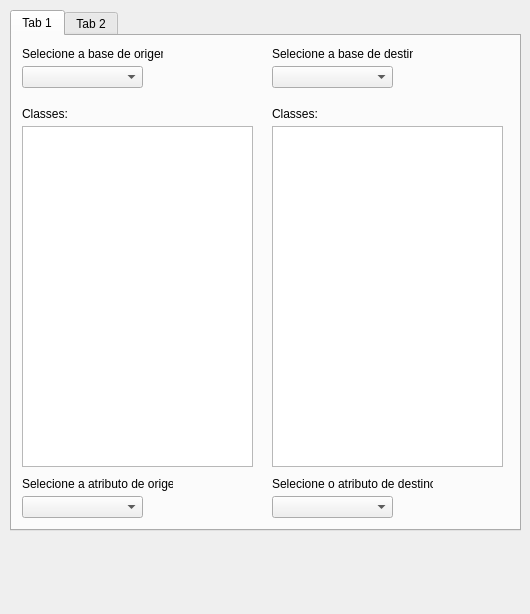
<?xml version="1.0" encoding="UTF-8"?>
<ui version="4.0">
 <class>EDGVConverterDialogBase</class>
 <widget class="QDialog" name="EDGVConverterDialogBase">
  <property name="geometry">
   <rect>
    <x>0</x>
    <y>0</y>
    <width>530</width>
    <height>614</height>
   </rect>
  </property>
  <property name="windowTitle">
   <string>EDGV Converter</string>
  </property>
  <widget class="QTabWidget" name="tabWidget">
   <property name="geometry">
    <rect>
     <x>10</x>
     <y>10</y>
     <width>511</width>
     <height>521</height>
    </rect>
   </property>
   <widget class="QWidget" name="tab">
    <attribute name="title">
     <string>Tab 1</string>
    </attribute>
    <widget class="QListView" name="listView">
     <property name="geometry">
      <rect>
       <x>10</x>
       <y>90</y>
       <width>231</width>
       <height>341</height>
      </rect>
     </property>
    </widget>
    <widget class="QComboBox" name="comboBox">
     <property name="geometry">
      <rect>
       <x>10</x>
       <y>30</y>
       <width>121</width>
       <height>22</height>
      </rect>
     </property>
    </widget>
    <widget class="QComboBox" name="comboBox_2">
     <property name="geometry">
      <rect>
       <x>260</x>
       <y>30</y>
       <width>121</width>
       <height>22</height>
      </rect>
     </property>
    </widget>
    <widget class="QListView" name="listView_2">
     <property name="geometry">
      <rect>
       <x>260</x>
       <y>90</y>
       <width>231</width>
       <height>341</height>
      </rect>
     </property>
    </widget>
    <widget class="QLabel" name="label">
     <property name="geometry">
      <rect>
       <x>10</x>
       <y>10</y>
       <width>141</width>
       <height>16</height>
      </rect>
     </property>
     <property name="text">
      <string>Selecione a base de origem:</string>
     </property>
    </widget>
    <widget class="QLabel" name="label_2">
     <property name="geometry">
      <rect>
       <x>260</x>
       <y>10</y>
       <width>141</width>
       <height>16</height>
      </rect>
     </property>
     <property name="text">
      <string>Selecione a base de destino:</string>
     </property>
    </widget>
    <widget class="QLabel" name="label_3">
     <property name="geometry">
      <rect>
       <x>260</x>
       <y>70</y>
       <width>141</width>
       <height>16</height>
      </rect>
     </property>
     <property name="text">
      <string>Classes:</string>
     </property>
    </widget>
    <widget class="QLabel" name="label_4">
     <property name="geometry">
      <rect>
       <x>10</x>
       <y>70</y>
       <width>141</width>
       <height>16</height>
      </rect>
     </property>
     <property name="text">
      <string>Classes:</string>
     </property>
    </widget>
    <widget class="QLabel" name="label_5">
     <property name="geometry">
      <rect>
       <x>260</x>
       <y>440</y>
       <width>161</width>
       <height>16</height>
      </rect>
     </property>
     <property name="text">
      <string>Selecione o atributo de destino:</string>
     </property>
    </widget>
    <widget class="QComboBox" name="comboBox_3">
     <property name="geometry">
      <rect>
       <x>10</x>
       <y>460</y>
       <width>121</width>
       <height>22</height>
      </rect>
     </property>
    </widget>
    <widget class="QComboBox" name="comboBox_4">
     <property name="geometry">
      <rect>
       <x>260</x>
       <y>460</y>
       <width>121</width>
       <height>22</height>
      </rect>
     </property>
    </widget>
    <widget class="QLabel" name="label_6">
     <property name="geometry">
      <rect>
       <x>10</x>
       <y>440</y>
       <width>151</width>
       <height>16</height>
      </rect>
     </property>
     <property name="text">
      <string>Selecione a atributo de origem:</string>
     </property>
    </widget>
   </widget>
   <widget class="QWidget" name="tab_2">
    <attribute name="title">
     <string>Tab 2</string>
    </attribute>
   </widget>
  </widget>
 </widget>
 <resources/>
 <connections/>
</ui>
